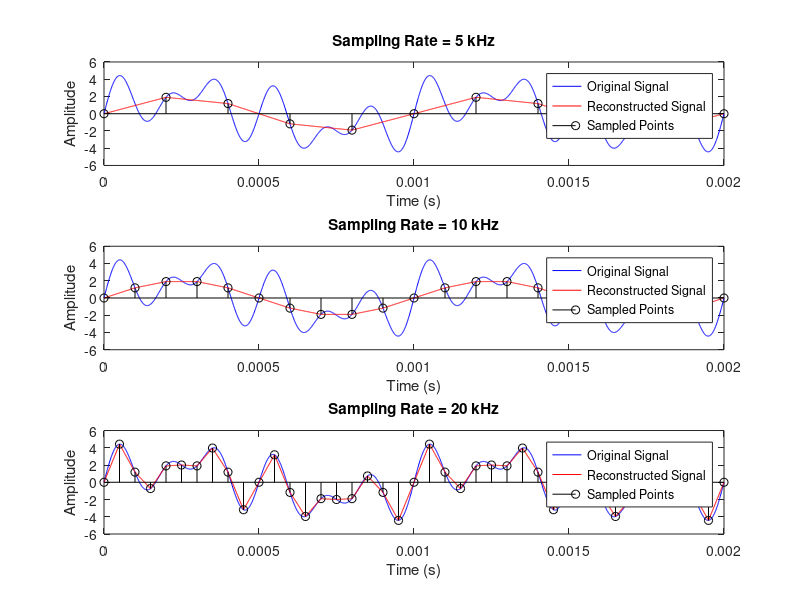

This figure's MATLAB source:
%% INIT

t=0.001*(0:.001:2); % Given. time values.
x=@(t) 2*sin(2*pi*1000*t)+2*sin(2*pi*4000*t)+2*sin(2*pi*6000*t);
% Don't fully understand what the anonymous function does. It seems to
% create a 'new' function that takes arguments? This seems doable with the
% typical way to define a function. 
Samplerate=[5000, 10000, 20000]; % Array of sample rates. Index with a for loop.

%% Plot
for i=1:length(Samplerate) % Choose each sample rate iteratively
    Ts=1/Samplerate(i); % Sampling period - inverse of sampling rate
    n=(0:Ts:2e-3); % discrete time values. in intervals of sampling period.

    % Sampled Signal
    x_discrete=x(n); % Plug in discrete time values to 'x' function. 
    % This should return our discrete valued plot which we will get stems
    % from.

    % Reconstruct
    t_new=0:1e-6:2e-3; % The only way i could think of to reconstruct an analog signal from a discrete was to make the time steps a lot smaller, so that's basically what I did. 
    x_new=interp1(n, x_discrete, t_new, 'linear');
    % I use linear interpolation. Found this online. Seems to fill in
    % missing data points. 

    %Plot
    subplot(length(Samplerate), 1, i);
    plot(t, x(t), 'b', t_new, x_new, 'r');
    hold on;
    stem(n, x_discrete, 'k');
    hold off;
    % This took some fiddling to make it look right and display on one
    % graph. 

    xlabel('Time (s)');
    ylabel('Amplitude');
    title(['Sampling Rate = ' num2str(Samplerate(i)/1000) ' kHz']);
    legend('Original Signal', 'Reconstructed Signal', 'Sampled Points', 'Location', 'best');
end

%% Writeup
%{
Aliasing occurs because of improper sampling. In these examples, we can see
that the reconstructed signal does not properly represent the original;
this is because the sampling rate was too low and failed to capture enough
data points to produce a close approximation, instead representing an 'alias' to the original signal.
When we increase the signal to 10 or 15 khz, we see a much more faithful representation of the original
signal, since the faster sampling rate captures more data. This is an
example of aliasing - when a digital signal is reconstructed into an
'alias' that does not match the original analog signal. 

%}